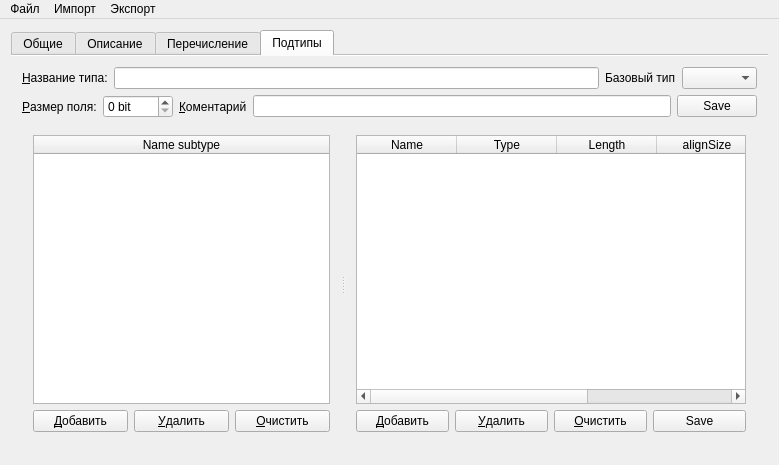
<?xml version="1.0" encoding="UTF-8"?>
<ui version="4.0">
 <class>MainForm</class>
 <widget class="QMainWindow" name="MainForm">
  <property name="geometry">
   <rect>
    <x>0</x>
    <y>0</y>
    <width>779</width>
    <height>465</height>
   </rect>
  </property>
  <property name="windowTitle">
   <string>JSON</string>
  </property>
  <widget class="QWidget" name="centralWidget">
   <layout class="QGridLayout" name="gridLayout">
    <item row="1" column="0">
     <widget class="QTabWidget" name="tabWidget">
      <property name="currentIndex">
       <number>3</number>
      </property>
      <property name="documentMode">
       <bool>true</bool>
      </property>
      <widget class="QWidget" name="tabCommon">
       <attribute name="title">
        <string>Общие</string>
       </attribute>
       <layout class="QGridLayout" name="gridLayout_4">
        <item row="0" column="0">
         <layout class="QVBoxLayout" name="verticalLayout">
          <item>
           <layout class="QHBoxLayout" name="horizontalLayout">
            <item>
             <widget class="QLabel" name="lbNameKod">
              <property name="text">
               <string>&amp;Название:</string>
              </property>
              <property name="buddy">
               <cstring>tbNameCod</cstring>
              </property>
             </widget>
            </item>
            <item>
             <widget class="QLineEdit" name="tbNameCod"/>
            </item>
           </layout>
          </item>
          <item>
           <layout class="QHBoxLayout" name="horizontalLayout_2">
            <item>
             <widget class="QLabel" name="lbTimpCod">
              <property name="text">
               <string>Тайп-&amp;код:</string>
              </property>
              <property name="buddy">
               <cstring>tbTimpCod</cstring>
              </property>
             </widget>
            </item>
            <item>
             <widget class="QLineEdit" name="tbTimpCod"/>
            </item>
           </layout>
          </item>
          <item>
           <layout class="QHBoxLayout" name="horizontalLayout_3">
            <item>
             <widget class="QLabel" name="lbGrop">
              <property name="text">
               <string>&amp;Группа:</string>
              </property>
              <property name="buddy">
               <cstring>tbGroup</cstring>
              </property>
             </widget>
            </item>
            <item>
             <widget class="QLineEdit" name="tbGroup"/>
            </item>
           </layout>
          </item>
          <item>
           <layout class="QHBoxLayout" name="horizontalLayout_4">
            <item>
             <widget class="QLabel" name="lbVersion">
              <property name="text">
               <string>&amp;Версия:</string>
              </property>
              <property name="buddy">
               <cstring>tbVersion</cstring>
              </property>
             </widget>
            </item>
            <item>
             <widget class="QLineEdit" name="tbVersion"/>
            </item>
           </layout>
          </item>
          <item>
           <widget class="QTableWidget" name="lwImport">
            <attribute name="horizontalHeaderStretchLastSection">
             <bool>true</bool>
            </attribute>
            <attribute name="verticalHeaderVisible">
             <bool>false</bool>
            </attribute>
            <row>
             <property name="text">
              <string>1</string>
             </property>
            </row>
            <column>
             <property name="text">
              <string>Название файла для включения</string>
             </property>
            </column>
            <item row="0" column="0">
             <property name="text">
              <string>GenericHeader3</string>
             </property>
            </item>
           </widget>
          </item>
          <item>
           <layout class="QVBoxLayout" name="verticalLayout_5">
            <item>
             <layout class="QHBoxLayout" name="horizontalLayout_12">
              <item>
               <widget class="QPushButton" name="btnImportitmAdd">
                <property name="text">
                 <string>&amp;Добавить</string>
                </property>
               </widget>
              </item>
              <item>
               <widget class="QPushButton" name="btnImportitmDel">
                <property name="text">
                 <string>&amp;Удалить</string>
                </property>
               </widget>
              </item>
              <item>
               <widget class="QPushButton" name="btnImportitmClean">
                <property name="text">
                 <string>&amp;Очистить</string>
                </property>
               </widget>
              </item>
             </layout>
            </item>
           </layout>
          </item>
         </layout>
        </item>
       </layout>
      </widget>
      <widget class="QWidget" name="tabDicript">
       <attribute name="title">
        <string>Описание</string>
       </attribute>
       <layout class="QGridLayout" name="gridLayout_2">
        <item row="0" column="0">
         <layout class="QHBoxLayout" name="horizontalLayout_7">
          <item>
           <widget class="QLabel" name="lbNamePol">
            <property name="text">
             <string>&amp;Название поля:</string>
            </property>
            <property name="buddy">
             <cstring>tbNamePol</cstring>
            </property>
           </widget>
          </item>
          <item>
           <widget class="QLineEdit" name="tbNamePol"/>
          </item>
          <item>
           <widget class="QLabel" name="lbTypePol">
            <property name="text">
             <string>&amp;Тип поля:</string>
            </property>
            <property name="buddy">
             <cstring>cbTypePol</cstring>
            </property>
           </widget>
          </item>
          <item>
           <widget class="QComboBox" name="cbTypePol">
            <item>
             <property name="text">
              <string/>
             </property>
            </item>
            <item>
             <property name="text">
              <string>bool</string>
             </property>
            </item>
            <item>
             <property name="text">
              <string>uint8_t</string>
             </property>
            </item>
            <item>
             <property name="text">
              <string>uint16_t</string>
             </property>
            </item>
            <item>
             <property name="text">
              <string>uint32_t</string>
             </property>
            </item>
           </widget>
          </item>
         </layout>
        </item>
        <item row="1" column="0">
         <layout class="QHBoxLayout" name="horizontalLayout_8">
          <item>
           <widget class="QLabel" name="lbUnitPol">
            <property name="text">
             <string>&amp;Единица измерения</string>
            </property>
            <property name="buddy">
             <cstring>tbUnitPol</cstring>
            </property>
           </widget>
          </item>
          <item>
           <widget class="QLineEdit" name="tbUnitPol"/>
          </item>
          <item>
           <widget class="QLabel" name="lbSizePol">
            <property name="text">
             <string>&amp;Размер поля:</string>
            </property>
            <property name="buddy">
             <cstring>spbSizePol</cstring>
            </property>
           </widget>
          </item>
          <item>
           <widget class="QSpinBox" name="spbSizePol">
            <property name="suffix">
             <string> bit</string>
            </property>
            <property name="maximum">
             <number>9999</number>
            </property>
           </widget>
          </item>
          <item>
           <widget class="QLabel" name="lbLsbPol">
            <property name="text">
             <string>&amp;LSB:</string>
            </property>
            <property name="buddy">
             <cstring>tbLsbPol</cstring>
            </property>
           </widget>
          </item>
          <item>
           <widget class="QLineEdit" name="tbLsbPol"/>
          </item>
         </layout>
        </item>
        <item row="2" column="0">
         <layout class="QHBoxLayout" name="horizontalLayout_11">
          <item>
           <widget class="QLabel" name="lbCommentPol">
            <property name="text">
             <string>&amp;Коментарий</string>
            </property>
            <property name="buddy">
             <cstring>tbCommentPol</cstring>
            </property>
           </widget>
          </item>
          <item>
           <widget class="QLineEdit" name="tbCommentPol"/>
          </item>
          <item>
           <widget class="QPushButton" name="btnitmSave">
            <property name="text">
             <string>Save</string>
            </property>
           </widget>
          </item>
         </layout>
        </item>
        <item row="3" column="0">
         <widget class="QTableWidget" name="twType">
          <property name="autoFillBackground">
           <bool>true</bool>
          </property>
          <attribute name="horizontalHeaderMinimumSectionSize">
           <number>80</number>
          </attribute>
          <attribute name="horizontalHeaderStretchLastSection">
           <bool>true</bool>
          </attribute>
          <row>
           <property name="text">
            <string>1</string>
           </property>
          </row>
          <column>
           <property name="text">
            <string>Name</string>
           </property>
          </column>
          <column>
           <property name="text">
            <string>Type</string>
           </property>
          </column>
          <column>
           <property name="text">
            <string>Unit</string>
           </property>
          </column>
          <column>
           <property name="text">
            <string>Length</string>
           </property>
          </column>
          <column>
           <property name="text">
            <string>lsb</string>
           </property>
          </column>
          <column>
           <property name="text">
            <string>alignSize</string>
           </property>
          </column>
          <column>
           <property name="text">
            <string>Comment</string>
           </property>
          </column>
          <item row="0" column="0">
           <property name="text">
            <string>Azimuth</string>
           </property>
          </item>
          <item row="0" column="1">
           <property name="text">
            <string>uint16_t</string>
           </property>
          </item>
          <item row="0" column="2">
           <property name="text">
            <string>Градусы</string>
           </property>
          </item>
          <item row="0" column="3">
           <property name="text">
            <string>2</string>
           </property>
          </item>
          <item row="0" column="4">
           <property name="text">
            <string>360.0/65536</string>
           </property>
          </item>
          <item row="0" column="6">
           <property name="text">
            <string>Азимут</string>
           </property>
          </item>
         </widget>
        </item>
        <item row="4" column="0">
         <layout class="QHBoxLayout" name="horizontalLayout_5">
          <item>
           <widget class="QPushButton" name="btnitmAdd">
            <property name="text">
             <string>&amp;Добавить</string>
            </property>
           </widget>
          </item>
          <item>
           <widget class="QPushButton" name="btnitmDel">
            <property name="text">
             <string>&amp;Удалить</string>
            </property>
           </widget>
          </item>
          <item>
           <widget class="QPushButton" name="btnitmClean">
            <property name="text">
             <string>&amp;Очистить</string>
            </property>
           </widget>
          </item>
         </layout>
        </item>
       </layout>
       <zorder>twType</zorder>
       <zorder></zorder>
      </widget>
      <widget class="QWidget" name="tabEnum">
       <attribute name="title">
        <string>Перечисление</string>
       </attribute>
       <layout class="QGridLayout" name="gridLayout_3">
        <item row="0" column="0">
         <widget class="QSplitter" name="splitter">
          <property name="orientation">
           <enum>Qt::Horizontal</enum>
          </property>
          <widget class="QWidget" name="layoutWidget">
           <layout class="QVBoxLayout" name="verticalLayout_4">
            <item>
             <widget class="QLabel" name="lbListEnum">
              <property name="text">
               <string>Описание перечисления</string>
              </property>
             </widget>
            </item>
            <item>
             <widget class="QTableWidget" name="twListNum">
              <attribute name="horizontalHeaderDefaultSectionSize">
               <number>190</number>
              </attribute>
              <attribute name="horizontalHeaderMinimumSectionSize">
               <number>40</number>
              </attribute>
              <attribute name="horizontalHeaderStretchLastSection">
               <bool>true</bool>
              </attribute>
              <attribute name="verticalHeaderVisible">
               <bool>false</bool>
              </attribute>
              <column>
               <property name="text">
                <string>Название перечисления</string>
               </property>
              </column>
              <column>
               <property name="text">
                <string>Значение</string>
               </property>
              </column>
             </widget>
            </item>
            <item>
             <layout class="QHBoxLayout" name="horizontalLayout_6">
              <item>
               <widget class="QPushButton" name="btnEnumitmAdd">
                <property name="text">
                 <string>&amp;Добавить</string>
                </property>
               </widget>
              </item>
              <item>
               <widget class="QPushButton" name="btnEnumitmDel">
                <property name="text">
                 <string>&amp;Удалить</string>
                </property>
               </widget>
              </item>
              <item>
               <widget class="QPushButton" name="btnEnumitmClean">
                <property name="text">
                 <string>&amp;Очистить</string>
                </property>
               </widget>
              </item>
             </layout>
            </item>
           </layout>
          </widget>
          <widget class="QWidget" name="layoutWidget">
           <layout class="QVBoxLayout" name="verticalLayout_2">
            <item>
             <widget class="QLabel" name="lbListEnum_2">
              <property name="text">
               <string>Значение перечисления</string>
              </property>
             </widget>
            </item>
            <item>
             <widget class="QTableWidget" name="twDescpNum">
              <attribute name="horizontalHeaderDefaultSectionSize">
               <number>170</number>
              </attribute>
              <attribute name="horizontalHeaderStretchLastSection">
               <bool>true</bool>
              </attribute>
              <attribute name="verticalHeaderVisible">
               <bool>false</bool>
              </attribute>
              <column>
               <property name="text">
                <string>Поле</string>
               </property>
              </column>
              <column>
               <property name="text">
                <string>Значение</string>
               </property>
              </column>
             </widget>
            </item>
            <item>
             <layout class="QHBoxLayout" name="horizontalLayout_9">
              <item>
               <widget class="QPushButton" name="btnEnumitmAdd_2">
                <property name="text">
                 <string>&amp;Добавить</string>
                </property>
               </widget>
              </item>
              <item>
               <widget class="QPushButton" name="btnEnumitmDel_2">
                <property name="text">
                 <string>&amp;Удалить</string>
                </property>
               </widget>
              </item>
              <item>
               <widget class="QPushButton" name="btnEnumitmClean_2">
                <property name="text">
                 <string>&amp;Очистить</string>
                </property>
               </widget>
              </item>
              <item>
               <widget class="QPushButton" name="btnEnumitmSave_2">
                <property name="text">
                 <string>Save</string>
                </property>
               </widget>
              </item>
             </layout>
            </item>
           </layout>
          </widget>
         </widget>
        </item>
       </layout>
      </widget>
      <widget class="QWidget" name="tabType">
       <attribute name="title">
        <string>Подтипы</string>
       </attribute>
       <layout class="QGridLayout" name="gridLayout_5">
        <item row="0" column="0">
         <layout class="QHBoxLayout" name="horizontalLayout_10">
          <item>
           <widget class="QLabel" name="lbNameSubType">
            <property name="text">
             <string>&amp;Название типа:</string>
            </property>
            <property name="buddy">
             <cstring>tbNamePol</cstring>
            </property>
           </widget>
          </item>
          <item>
           <widget class="QLineEdit" name="tbNameSubType"/>
          </item>
          <item>
           <widget class="QLabel" name="lbTypeSubType">
            <property name="text">
             <string>Базовый тип</string>
            </property>
            <property name="buddy">
             <cstring>cbTypePol</cstring>
            </property>
           </widget>
          </item>
          <item>
           <widget class="QComboBox" name="cbTypeSubType">
            <item>
             <property name="text">
              <string/>
             </property>
            </item>
            <item>
             <property name="text">
              <string>bool</string>
             </property>
            </item>
            <item>
             <property name="text">
              <string>uint8_t</string>
             </property>
            </item>
            <item>
             <property name="text">
              <string>uint16_t</string>
             </property>
            </item>
            <item>
             <property name="text">
              <string>uint32_t</string>
             </property>
            </item>
           </widget>
          </item>
         </layout>
        </item>
        <item row="1" column="0">
         <layout class="QHBoxLayout" name="horizontalLayout_14">
          <item>
           <widget class="QLabel" name="lbSizeSubType">
            <property name="text">
             <string>&amp;Размер поля:</string>
            </property>
            <property name="buddy">
             <cstring>spbSizePol</cstring>
            </property>
           </widget>
          </item>
          <item>
           <widget class="QSpinBox" name="spbSizeSubType">
            <property name="suffix">
             <string> bit</string>
            </property>
            <property name="maximum">
             <number>9999</number>
            </property>
           </widget>
          </item>
          <item>
           <widget class="QLabel" name="lbCommentSubType">
            <property name="text">
             <string>&amp;Коментарий</string>
            </property>
            <property name="buddy">
             <cstring>tbCommentPol</cstring>
            </property>
           </widget>
          </item>
          <item>
           <widget class="QLineEdit" name="tbCommentSubType"/>
          </item>
          <item>
           <widget class="QPushButton" name="btnSubTypeitmSave">
            <property name="text">
             <string>Save</string>
            </property>
           </widget>
          </item>
         </layout>
        </item>
        <item row="2" column="0">
         <widget class="QSplitter" name="splitter_2">
          <property name="lineWidth">
           <number>0</number>
          </property>
          <property name="orientation">
           <enum>Qt::Horizontal</enum>
          </property>
          <widget class="QWidget" name="layoutWidget">
           <layout class="QVBoxLayout" name="verticalLayout_3">
            <item>
             <widget class="QTableWidget" name="twSubTypeList">
              <attribute name="horizontalHeaderDefaultSectionSize">
               <number>80</number>
              </attribute>
              <attribute name="horizontalHeaderStretchLastSection">
               <bool>true</bool>
              </attribute>
              <attribute name="verticalHeaderVisible">
               <bool>false</bool>
              </attribute>
              <column>
               <property name="text">
                <string>Name subtype</string>
               </property>
              </column>
             </widget>
            </item>
            <item>
             <layout class="QHBoxLayout" name="horizontalLayout_17">
              <item>
               <widget class="QPushButton" name="btnSubTypeitmAdd_2">
                <property name="text">
                 <string>&amp;Добавить</string>
                </property>
               </widget>
              </item>
              <item>
               <widget class="QPushButton" name="btnSubTypeitmDel_2">
                <property name="text">
                 <string>&amp;Удалить</string>
                </property>
               </widget>
              </item>
              <item>
               <widget class="QPushButton" name="btnSubTypeitmClean_2">
                <property name="text">
                 <string>&amp;Очистить</string>
                </property>
               </widget>
              </item>
             </layout>
            </item>
           </layout>
          </widget>
          <widget class="QWidget" name="layoutWidget">
           <layout class="QVBoxLayout" name="verticalLayout_6">
            <item>
             <widget class="QTableWidget" name="twSubTypeTable">
              <property name="autoFillBackground">
               <bool>true</bool>
              </property>
              <attribute name="horizontalHeaderMinimumSectionSize">
               <number>80</number>
              </attribute>
              <attribute name="horizontalHeaderStretchLastSection">
               <bool>true</bool>
              </attribute>
              <attribute name="verticalHeaderVisible">
               <bool>false</bool>
              </attribute>
              <column>
               <property name="text">
                <string>Name</string>
               </property>
              </column>
              <column>
               <property name="text">
                <string>Type</string>
               </property>
              </column>
              <column>
               <property name="text">
                <string>Length</string>
               </property>
              </column>
              <column>
               <property name="text">
                <string>alignSize</string>
               </property>
              </column>
              <column>
               <property name="text">
                <string>Comment</string>
               </property>
              </column>
             </widget>
            </item>
            <item>
             <layout class="QHBoxLayout" name="horizontalLayout_15">
              <item>
               <widget class="QPushButton" name="btnSubTypeitmAdd">
                <property name="text">
                 <string>&amp;Добавить</string>
                </property>
               </widget>
              </item>
              <item>
               <widget class="QPushButton" name="btnSubTypeitmDel">
                <property name="text">
                 <string>&amp;Удалить</string>
                </property>
               </widget>
              </item>
              <item>
               <widget class="QPushButton" name="btnSubTypeitmClean">
                <property name="text">
                 <string>&amp;Очистить</string>
                </property>
               </widget>
              </item>
              <item>
               <widget class="QPushButton" name="btnSubTypeitmSave_2">
                <property name="text">
                 <string>Save</string>
                </property>
               </widget>
              </item>
             </layout>
            </item>
           </layout>
          </widget>
         </widget>
        </item>
       </layout>
      </widget>
     </widget>
    </item>
   </layout>
  </widget>
  <widget class="QMenuBar" name="menuBar">
   <property name="geometry">
    <rect>
     <x>0</x>
     <y>0</y>
     <width>779</width>
     <height>22</height>
    </rect>
   </property>
   <widget class="QMenu" name="menu">
    <property name="title">
     <string>Файл</string>
    </property>
    <addaction name="actionExit"/>
   </widget>
   <widget class="QMenu" name="menu_2">
    <property name="title">
     <string>Импорт</string>
    </property>
    <addaction name="actionInportENUM"/>
    <addaction name="actionInportType"/>
    <addaction name="actionInportDescript"/>
   </widget>
   <widget class="QMenu" name="menu_3">
    <property name="title">
     <string>Экспорт</string>
    </property>
    <addaction name="actionExportJSON"/>
    <addaction name="actionExportDoc"/>
   </widget>
   <addaction name="menu"/>
   <addaction name="menu_2"/>
   <addaction name="menu_3"/>
  </widget>
  <action name="actionInportENUM">
   <property name="text">
    <string>ENUM</string>
   </property>
  </action>
  <action name="actionExportJSON">
   <property name="text">
    <string>JSON</string>
   </property>
  </action>
  <action name="actionExportDoc">
   <property name="text">
    <string>Doc</string>
   </property>
  </action>
  <action name="actionInportType">
   <property name="text">
    <string>SubType</string>
   </property>
  </action>
  <action name="actionInportDescript">
   <property name="text">
    <string>Descript</string>
   </property>
  </action>
  <action name="actionExit">
   <property name="text">
    <string>Exit</string>
   </property>
  </action>
 </widget>
 <layoutdefault spacing="6" margin="11"/>
 <resources/>
 <connections>
  <connection>
   <sender>actionExit</sender>
   <signal>triggered()</signal>
   <receiver>MainForm</receiver>
   <slot>close()</slot>
   <hints>
    <hint type="sourcelabel">
     <x>-1</x>
     <y>-1</y>
    </hint>
    <hint type="destinationlabel">
     <x>389</x>
     <y>232</y>
    </hint>
   </hints>
  </connection>
 </connections>
</ui>
